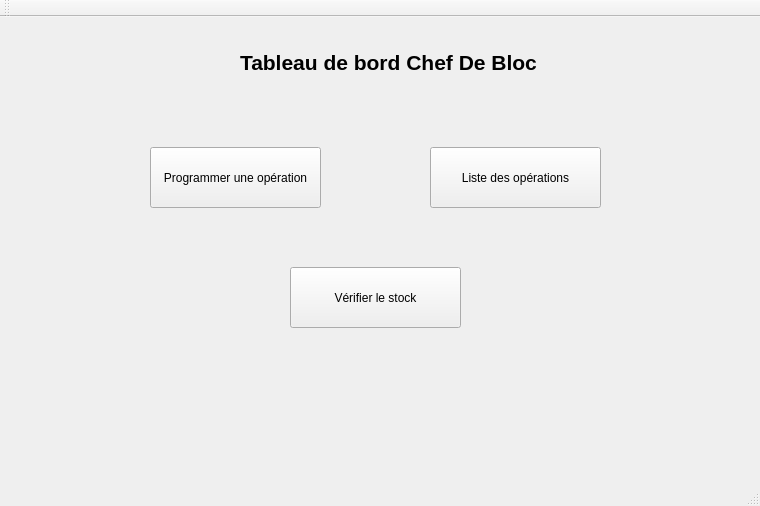
<?xml version="1.0" encoding="UTF-8"?>
<ui version="4.0">
 <class>ChefDashboardClass</class>
 <widget class="QMainWindow" name="ChefDashboardClass">
  <property name="geometry">
   <rect>
    <x>0</x>
    <y>0</y>
    <width>760</width>
    <height>506</height>
   </rect>
  </property>
  <property name="windowTitle">
   <string>ChefDashboard</string>
  </property>
  <widget class="QWidget" name="centralWidget">
   <widget class="QLabel" name="label">
    <property name="geometry">
     <rect>
      <x>240</x>
      <y>20</y>
      <width>321</width>
      <height>51</height>
     </rect>
    </property>
    <property name="sizePolicy">
     <sizepolicy hsizetype="Expanding" vsizetype="Preferred">
      <horstretch>0</horstretch>
      <verstretch>0</verstretch>
     </sizepolicy>
    </property>
    <property name="font">
     <font>
      <pointsize>16</pointsize>
      <bold>true</bold>
     </font>
    </property>
    <property name="text">
     <string>Tableau de bord Chef De Bloc</string>
    </property>
   </widget>
   <widget class="QPushButton" name="pushButton">
    <property name="geometry">
     <rect>
      <x>150</x>
      <y>130</y>
      <width>171</width>
      <height>61</height>
     </rect>
    </property>
    <property name="text">
     <string>Programmer une opération</string>
    </property>
   </widget>
   <widget class="QPushButton" name="pushButton_2">
    <property name="geometry">
     <rect>
      <x>290</x>
      <y>250</y>
      <width>171</width>
      <height>61</height>
     </rect>
    </property>
    <property name="text">
     <string>Vérifier le stock</string>
    </property>
   </widget>
   <widget class="QPushButton" name="pushButton_3">
    <property name="geometry">
     <rect>
      <x>430</x>
      <y>130</y>
      <width>171</width>
      <height>61</height>
     </rect>
    </property>
    <property name="text">
     <string>Liste des opérations</string>
    </property>
   </widget>
   <widget class="QPushButton" name="pushButton_4">
    <property name="geometry">
     <rect>
      <x>10</x>
      <y>10</y>
      <width>61</width>
      <height>51</height>
     </rect>
    </property>
    <property name="styleSheet">
     <string notr="true">border-radius: 25px;</string>
    </property>
    <property name="text">
     <string/>
    </property>
    <property name="iconSize">
     <size>
      <width>32</width>
      <height>32</height>
     </size>
    </property>
   </widget>
  </widget>
  <widget class="QMenuBar" name="menuBar">
   <property name="geometry">
    <rect>
     <x>0</x>
     <y>0</y>
     <width>760</width>
     <height>22</height>
    </rect>
   </property>
  </widget>
  <widget class="QToolBar" name="mainToolBar">
   <attribute name="toolBarArea">
    <enum>TopToolBarArea</enum>
   </attribute>
   <attribute name="toolBarBreak">
    <bool>false</bool>
   </attribute>
  </widget>
  <widget class="QStatusBar" name="statusBar"/>
 </widget>
 <layoutdefault spacing="6" margin="11"/>
 <resources/>
 <connections/>
</ui>
